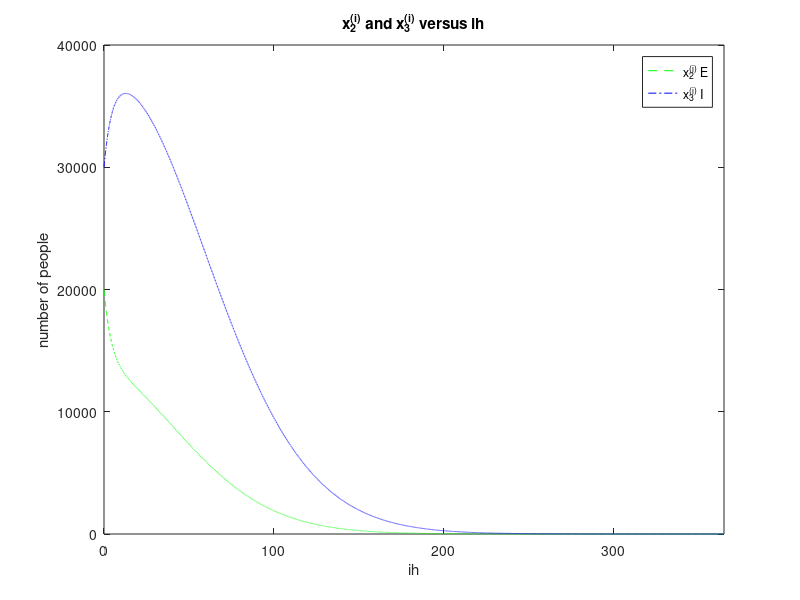

The MATLAB source for this figure:
% computing the spreading of influenza

% 1/alpha incubation
% beta transmission, gamma recovery, mu death/birth (replenishment)
% rho vaccination
alpha = 1/6; beta = 0.25/4; gamma = 0.06; mu = 0.01/365; rho = 300*mu;

% initial conditions
N = 38e6; y02 = 20e3; y03 = 30e3; y04 = 850e3;
y0 = [N-y02-y03-y04 y02 y03 y04 0]';

% time span
%tend = 365;

% scenarios
%rho = 0;      beta = 0.25;   tend = 150; study = '(c)'; % (c)
%rho = 300*mu; beta = 0.25;   tend = 365; study = '(d)'; % (d)
rho = 300*mu; beta = 0.25/4; tend = 365; study = '(e)'; % (e)
fprintf('study %s\n', study);

dt = 1/24; nstep = tend/dt; % stepsize in time and number of time points
Alpha = dt*alpha;
Beta = dt*beta/N; Gamma = dt*gamma; Mu = dt*mu;
Rho = dt*rho;

maxit = 10; tol = 1e-6; % Newton's parameters
y = y0; yi(:, 1) = y;

for i = 1:nstep % nstep*dt days
    yinit = y; % initial guess for Newton's of the i-th step
    for k = 1:maxit
        % define vector f and its inf norm
        f = [(1+Mu+Rho)*y(1)+Beta*y(1)*y(3)-yi(1,i)-Mu*N;
        (1+Alpha+Mu)*y(2)-Beta*y(1)*y(3)-yi(2,i);
        -Alpha*y(2)+(1+Gamma+Mu)*y(3)-yi(3,i);
        -Gamma*y(3)+(1+Mu)*y(4)-yi(4,i);
        -Rho*y(1)+(1+Mu)*y(5)-yi(5,i)];
        fnorm =max(abs(f));
        % stopping criterion
        if fnorm <= tol
            break
        end
        % define Jacobian matrix
        J = [1+Mu+Rho+Beta*y(3) 0 Beta*y(1) 0 0;
        -Beta*y(3) 1+Alpha+Mu -Beta*y(1) 0 0;
        0 -Alpha 1+Gamma+Mu 0 0;
        0 0 -Gamma 1+Mu 0;
        -Rho 0 0 0 1+Mu];
        % apply Newton's iteration to compute new y
        y = y + J\(-f);
    end
    yi(:, i+1) = y; % iteration results at each timestep
    nit(i) = k;
end

t = (0:nstep)'*dt; yn = y;
fprintf('day   S          E          I          R          V        tot\n');
fprintf('%5d %10.0f %9.0f %9.0f %9.0f %9.0f %10.0f\n', ...
         tend, yn, sum(yn));
fprintf('%5d %10.0f %9.0f %9.0f %9.0f %9.0f %10.0f\n', ...
         0, y0, sum(y0));
fprintf('max   %10.0f %9.0f %9.0f %9.0f %9.0f\n', max(yi'));

% find maximum infected and day
[M,I] = max(yi(3,:)); 
% average number of iterations
avg = sum(nit)/length(nit);
fprintf('max infected: %5d occuring day: %5d', M, I/24)
% do the plots

% plot of x_1^(i),...,x_5^(i) versus ih
ih = dt*[0:nstep];
plot(ih,yi(1,:),'-r',ih,yi(2,:),'g--',ih,yi(3,:),'b-.',...
    ih,yi(4,:),'black:',ih,yi(5,:),'.c');
xlabel('ih')
ylabel('number of people')
axis tight
legend('x_1^{(i)} S','x_2^{(i)} E','x_3^{(i)} I',...
    'x_4^{(i)} R','x_5^{(i)} V','Location','east')
title('Plot of x^{(i)} versus ih')

% plot of the number of iteration versus index of the timestep
plot(1:nstep,nit-1) % k-1 Newton iterations
axis([1 nstep 0.9 2.1])
xlabel('Index of the timestep')
ylabel('Number of Newton iteration')
title('Plot of number of iterations versus timestep index')

% additional plot in e
plot(ih,yi(2,:),'g--',ih,yi(3,:),'b-.')
legend('x_2^{(i)} E','x_3^{(i)} I')
xlabel('ih')
ylabel('number of people')
axis tight
title('x_2^{(i)} and x_3^{(i)} versus ih')
ylim([0 4*10^4])
